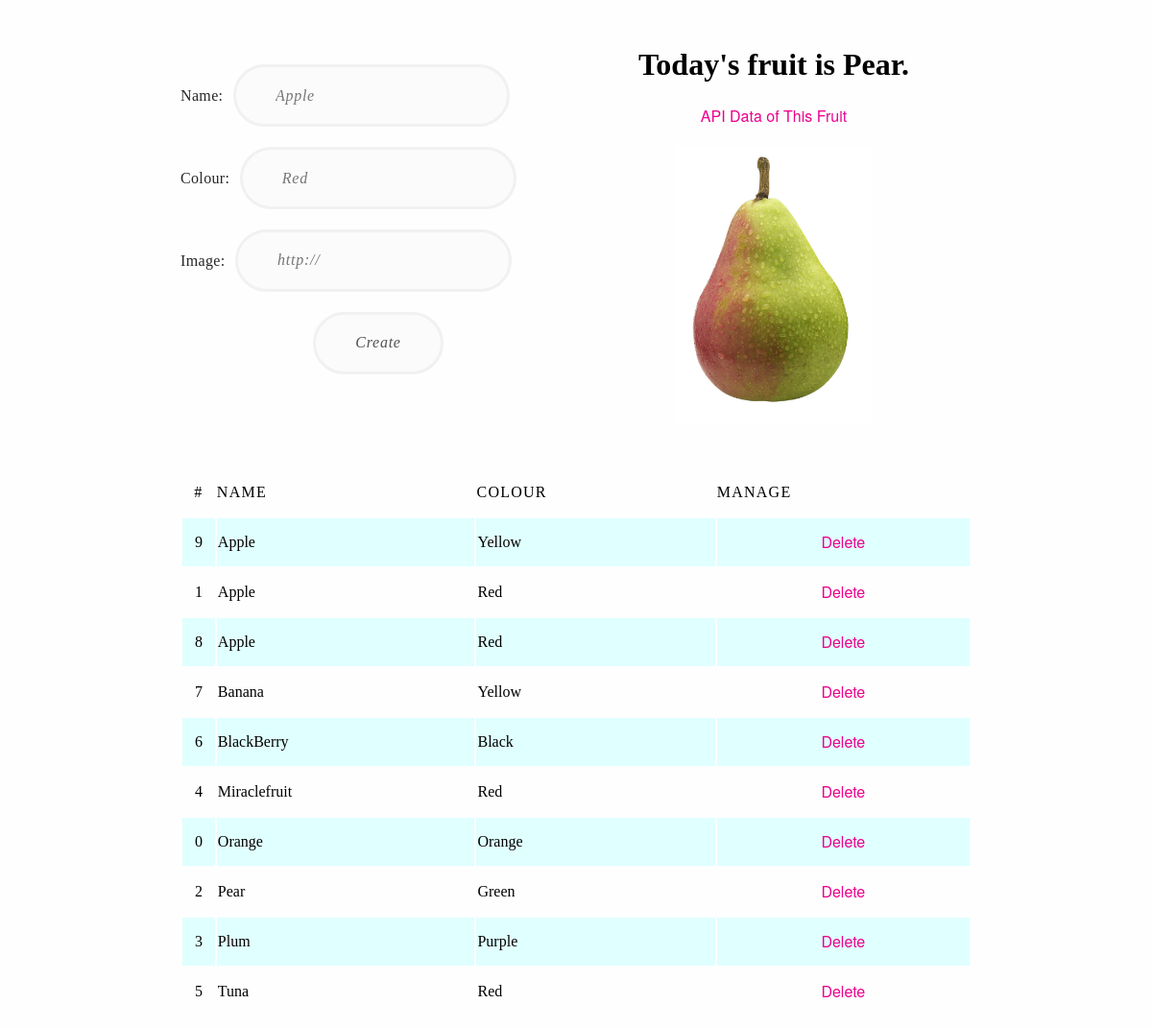
Screenshot of /fruitads.php with the database file from the repository.
### tables this page shows
CREATE TABLE `fruits` (
  `id` int(11) unsigned NOT NULL AUTO_INCREMENT,
  `name` varchar(32) DEFAULT NULL,
  `colour` varchar(32) DEFAULT NULL,
  `image` varchar(512) DEFAULT NULL,
  PRIMARY KEY (`id`)
);

### ddi.php (called while the page is built, shortened)
<?php
class DDI extends PDO {
  var $database;
  function __construct() {
    try {
      $config = parse_ini_file("/etc/config.ini");
      $this->database = new PDO("mysql:host=127.0.0.1;dbname=SSL", $config["username"], $config["password"]);
    } catch (PDOException $problem) {
      echo "<b>MySQL Problem:</b> " . $problem->getMessage();
    }
  }
  function allFruit() {
    return $this->database->query("SELECT id, name, colour FROM fruits ORDER BY name ASC")->fetchAll(PDO::FETCH_NUM);
  }
  function randomFruit() {
    return (array) $this->database->query("SELECT * FROM fruits ORDER BY RAND() LIMIT 1")->fetchObject();
  }
}

### fruitads.php (the view, shortened to what this page needs)
<?php
include "ddi.php";
$database = new DDI();
$fruit = $database->allFruit();
$todays_fruit = $database->randomFruit();
?>
<!DOCTYPE html>
<html>
  <head>
  </head>
  <body>
    <form method="post">
      <label for="fruit_name">Name:</label><input name="fruit_name" id="fruit_name" placeholder="Apple" autocomplete="off" required><br />
      <label for="fruit_colour">Colour:</label><input name="fruit_colour" id="fruit_colour" placeholder="Red"  autocomplete="off" required><br />
      <label for="fruit_image">Image:</label><input name="fruit_image" id="fruit_image" placeholder="http://"  autocomplete="off" required><br />
      <input type="submit" value="Create">
    </form>
    <div class="todays-fruit">
      <h1>Today's fruit is <?= $todays_fruit["name"] ?>.</h1>
      <a href="fruitget.php?id=<?= $todays_fruit["id"] ?>">API Data of This Fruit</a>
      <?php
        if (strpos($todays_fruit["image"], "http") !== false): ?>
          <img src="<?= $todays_fruit["image"] ?>" alt="<?= $todays_fruit["image"] ?>"><br />
        <?php else: ?>
          <img src="Images/<?= $todays_fruit["image"] ?>" alt="<?= $todays_fruit["image"] ?>"><br />
        <?php endif ?>
    </div>
    <table>
      <tr>
        <th>#</th>
        <th>Name</th>
        <th>Colour</th>
        <th>Manage</th>
      </tr>
      <?php foreach ($fruit as $single_fruit): ?>
      <tr>
        <td><?= $single_fruit[0] ?></td>
        <td><?= $single_fruit[1] ?></td>
        <td><?= $single_fruit[2] ?></td>
        <td><a href="deletefruit.php?id=<?= $single_fruit[0] ?>">Delete</a></td>
      </tr>
      <?php endforeach ?>
    </table>
  </body>
</html>

### fruitads.php (style rules this page uses)
body { background-color: rgb(254,254,254); font-family: "Verdana"; font-size: 1em; line-height: 150%; padding: 1.5% 15%; }
label { color: #272727; letter-spacing: 0.35px; }
form { float: left; margin: auto; margin-top: 5%; width: 50%; }
input { background-color: #FBFBFB; border: 1px solid #F1F1F1; border-radius: 100px; border-width: 3px; color: #525252; font-family: "Georgia", "Times New Roman", serif; font-size: 1em; font-style: italic; letter-spacing: 0.75px; margin-bottom: 5%; margin-left: 2.5%; outline: none; padding: 5% 10%; transition: all 175ms; }
input[type="submit"] { cursor: pointer; display: block; margin: auto; }
table { margin: 5% 0; width: 100%; }
th { font-weight: 100; letter-spacing: 1.25px; padding: 1.5% 0; text-align: left; text-transform: uppercase; }
th:first-of-type, td:first-of-type { text-align: center; }
tr { height: 50px; }
tr:nth-child(2n) { background-color: lightcyan; }
.todays-fruit { float: left; width: 50%; }
.todays-fruit img { display: block; margin: 5% auto; width: 50%; }
.todays-fruit h1 { line-height: 125%; text-align: center; }
a { color: #ec008c; display: block; font-family: "Helvetica Neue"; text-align: center; text-decoration: none; }

### rows the page displays
fruits: name "Pear", image (picture), id "2", colour "Green"
fruits: id "9", name "Apple", colour "Yellow"
fruits: id "1", name "Apple", colour "Red"
fruits: id "8", name "Apple", colour "Red"
fruits: id "7", name "Banana", colour "Yellow"
fruits: id "6", name "BlackBerry", colour "Black"
fruits: id "4", name "Miraclefruit", colour "Red"
fruits: id "0", name "Orange", colour "Orange"
fruits: id "3", name "Plum", colour "Purple"
fruits: id "5", name "Tuna", colour "Red"
